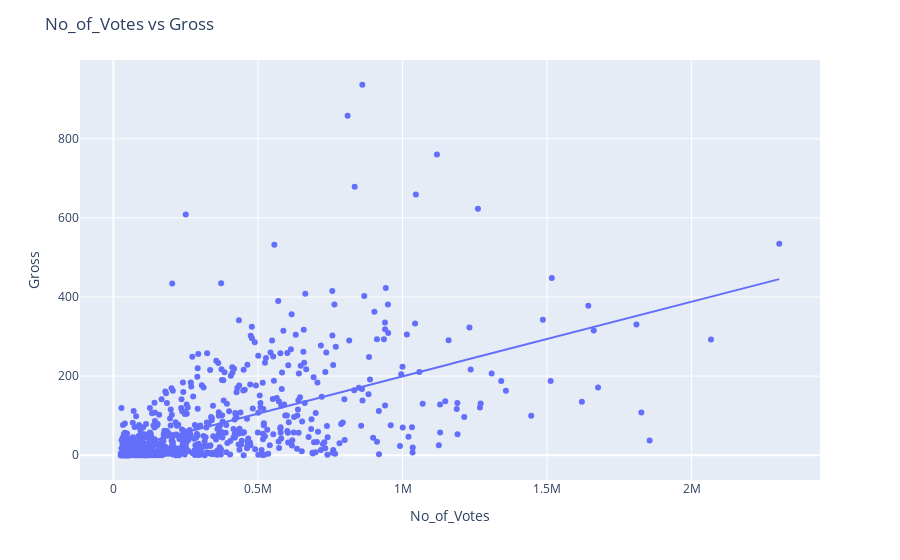

Notebook cell for this chart:
### Code cell
#gráfico de dispersão com linha de tendência
fig = px.scatter(movie, x='No_of_Votes', y='Gross', trendline='ols')
fig.update_layout(title='No_of_Votes vs Gross')
fig.show()

### Figure 1 — Plotly figure (JSON) as saved in the notebook; plotly's stock layout.template omitted (floating-point values rounded to 4 significant figures; data arrays with more than 128 entries replaced by an {"elided": "..."} marker saying what was removed)
{"data": [{"hovertemplate": "No_of_Votes=%{x}<br>Gross=%{y}<extra></extra>", "legendgroup": "", "marker": {"color": "#636efa", "symbol": "circle"}, "mode": "markers", "name": "", "orientation": "v", "showlegend": false, "type": "scatter", "x": {"elided": "749 int values"}, "xaxis": "x", "y": {"elided": "749 float values"}, "yaxis": "y"}, {"hovertemplate": "<b>OLS trendline</b><br>Gross = 0.000188559 * No_of_Votes + 11.0059<br>R<sup>2</sup>=0.326278<br><br>No_of_Votes=%{x}<br>Gross=%{y} <b>(trend)</b><extra></extra>", "legendgroup": "", "marker": {"color": "#636efa", "symbol": "circle"}, "mode": "lines", "name": "", "showlegend": false, "type": "scatter", "x": {"elided": "749 int values"}, "xaxis": "x", "y": {"elided": "749 float values"}, "yaxis": "y"}], "layout": {"legend": {"tracegroupgap": 0}, "margin": {"t": 60}, "title": {"text": "No_of_Votes vs Gross"}, "xaxis": {"anchor": "y", "domain": [0, 1], "title": {"text": "No_of_Votes"}}, "yaxis": {"anchor": "x", "domain": [0, 1], "title": {"text": "Gross"}}}}
